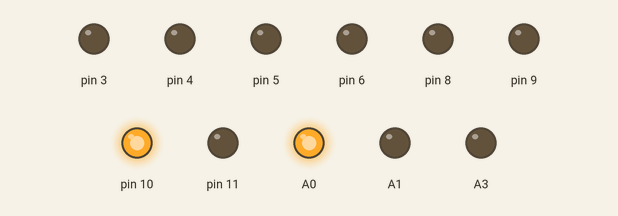
Recording of a sketch running on a simulated Arduino Uno, built with avr-gcc and run on an emulated ATmega328P. Parts: output pins drawn as LEDs (lit = HIGH).

Above: at 0.1 s.
At 5.1 s:
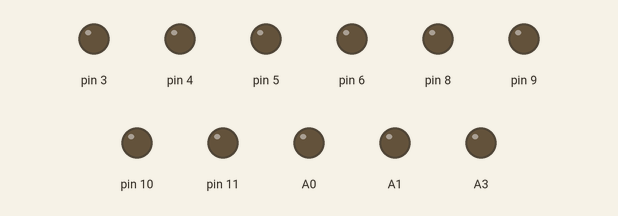
At 7.1 s:
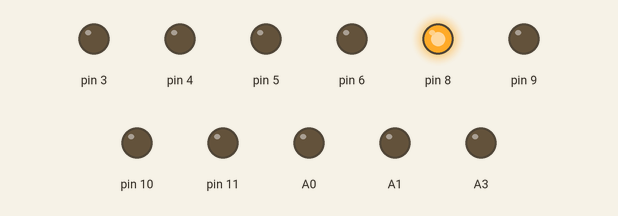
At 18.6 s:
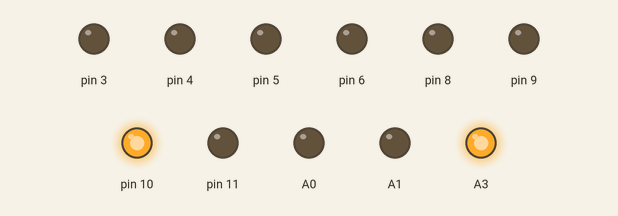
At 28.6 s:
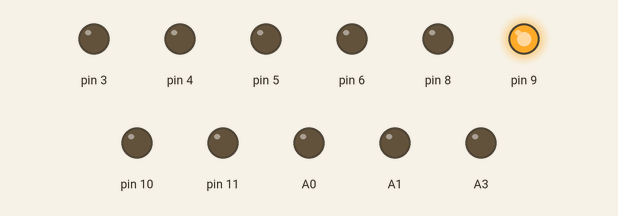
At 35.7 s:
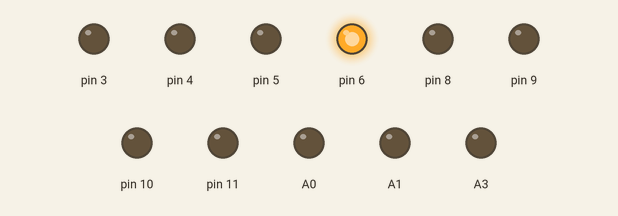
Timing chart, 0 to 37.2 s (numbered marks = the images above):
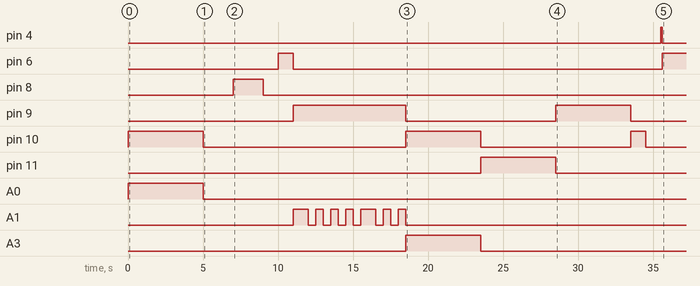

The sketch:

cool.ino
```cpp
void setup() {
  pinMode(A0, OUTPUT);
  pinMode(A1, OUTPUT);
  pinMode(A3, OUTPUT);
  pinMode(3, OUTPUT);
  pinMode(4, OUTPUT);
  pinMode(5, OUTPUT);
  pinMode(6, OUTPUT);
  pinMode(9, OUTPUT);
  pinMode(10, OUTPUT);
  pinMode(11, OUTPUT);
  pinMode(8, OUTPUT);
}

void loop() {
  digitalWrite(A0, HIGH);
digitalWrite(10, HIGH);
digitalWrite(9, LOW);
delay(5000);
digitalWrite(A0, LOW);
digitalWrite(10, LOW);
delay(2000);
digitalWrite(8,HIGH);
delay(2000);
digitalWrite(8,LOW);
delay(1000);
digitalWrite(6,HIGH);
delay(1000);
digitalWrite(6,LOW);
digitalWrite(9,HIGH);
digitalWrite(A1,HIGH);
delay(500);
digitalWrite(A1,HIGH);
delay(500);
digitalWrite(A1,LOW);
delay(500);
digitalWrite(A1,HIGH);
delay(500);
digitalWrite(A1,LOW);
delay(500);
digitalWrite(A1,HIGH);
delay(500);
digitalWrite(A1,LOW);
delay(500);
digitalWrite(A1,HIGH);
delay(500);
digitalWrite(A1,LOW);
delay(500);
digitalWrite(A1,HIGH);
delay(500);
delay(500);
digitalWrite(A1,LOW);
delay(500);
digitalWrite(A1,HIGH);
delay(500);
digitalWrite(A1,LOW);
delay(500);
digitalWrite(A1,HIGH);
delay(500);
digitalWrite(A1,LOW);
digitalWrite(A3,HIGH);
digitalWrite(9,LOW);
digitalWrite(10,HIGH);
delay(5000);
digitalWrite(10,LOW);
digitalWrite(A3,LOW);
digitalWrite(11,HIGH);
delay(5000);
digitalWrite(11,LOW);
digitalWrite(9,HIGH);
delay(5000);
digitalWrite(9,LOW);
digitalWrite(10,HIGH);
delay(1000);
digitalWrite(10,LOW);
delay(1000);
digitalWrite(4,HIGH);
delay(100);
digitalWrite(4,LOW);
digitalWrite(6,HIGH);
delay(5000);
digitalWrite(6,LOW);


}
```

Measured:
- by itself, pin 4: LOW → HIGH at 35.5 s, → LOW 0.10 s later
- by itself, pin 6: LOW → HIGH at 10.0 s, → LOW 1.0 s later, → HIGH 24.6 s later
- by itself, pin 8: LOW → HIGH at 7.0 s, → LOW 2.0 s later
- by itself, pin 9: LOW → HIGH at 11.0 s, → LOW 7.5 s later, → HIGH 10.0 s later, → LOW 5.0 s later
- by itself, pin 10: goes HIGH 5.0 s, LOW 13.5 s, HIGH 5.0 s, LOW 10.0 s, HIGH 1.0 s, then LOW
- by itself, pin 11: LOW → HIGH at 23.5 s, → LOW 5.0 s later
- by itself, A0: LOW → HIGH at 0.00 s, → LOW 5.0 s later
- by itself, A1: LOW → HIGH at 11.0 s, → LOW 1.0 s later, → HIGH 0.50 s later, → LOW 0.50 s later, … (14 changes in this stretch)
